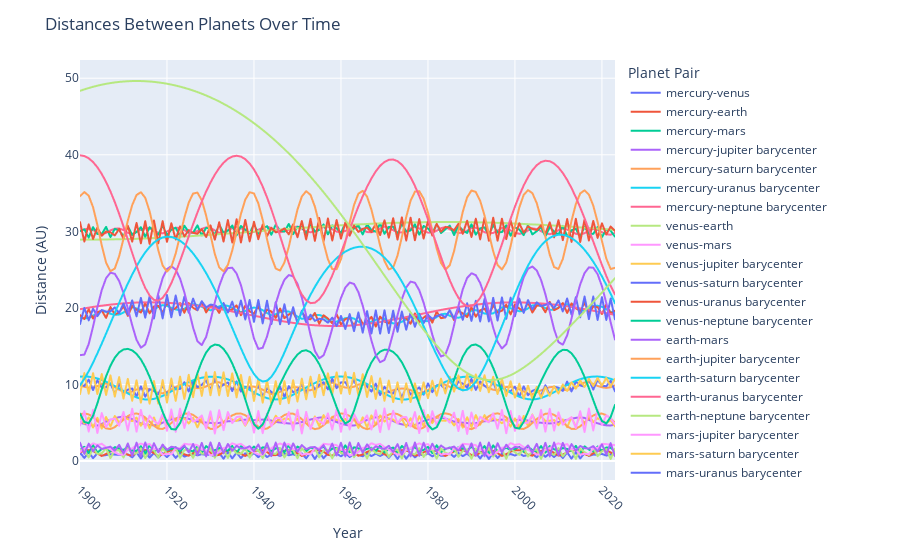

Notebook cell for this chart:
### Code cell
import plotly.express as px

# Create a line plot for distances between planet pairs over time
fig = px.line(df, x='date', y='distance_au', color='pair')

# Add labels and title
fig.update_layout(
    xaxis_title='Year',
    yaxis_title='Distance (AU)',
    title='Distances Between Planets Over Time',
    legend=dict(title='Planet Pair'),
    xaxis=dict(tickangle=45),
)

# Show the plot
fig.show()
